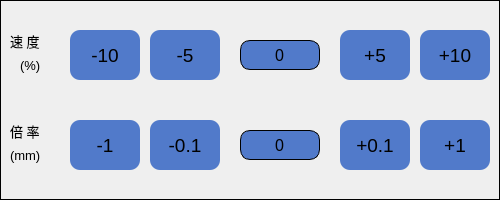
  <widget class="QGroupBox" name="groupBox">
   <property name="geometry">
    <rect>
     <x>0</x>
     <y>0</y>
     <width>500</width>
     <height>200</height>
    </rect>
   </property>
   <property name="minimumSize">
    <size>
     <width>500</width>
     <height>200</height>
    </size>
   </property>
   <property name="maximumSize">
    <size>
     <width>500</width>
     <height>200</height>
    </size>
   </property>
   <property name="styleSheet">
    <string notr="true">QGroupBox{
	border:  1px solid black;
}
</string>
   </property>
   <property name="title">
    <string/>
   </property>
   <widget class="QLabel" name="label">
    <property name="geometry">
     <rect>
      <x>10</x>
      <y>20</y>
      <width>54</width>
      <height>41</height>
     </rect>
    </property>
    <property name="font">
     <font>
      <pointsize>10</pointsize>
     </font>
    </property>
    <property name="text">
     <string>速 度</string>
    </property>
   </widget>
   <widget class="QLabel" name="label_2">
    <property name="geometry">
     <rect>
      <x>20</x>
      <y>50</y>
      <width>41</width>
      <height>31</height>
     </rect>
    </property>
    <property name="font">
     <font>
      <pointsize>10</pointsize>
     </font>
    </property>
    <property name="text">
     <string>(%)</string>
    </property>
   </widget>
   <widget class="QLabel" name="label_3">
    <property name="geometry">
     <rect>
      <x>10</x>
      <y>110</y>
      <width>54</width>
      <height>41</height>
     </rect>
    </property>
    <property name="font">
     <font>
      <pointsize>10</pointsize>
     </font>
    </property>
    <property name="text">
     <string>倍 率</string>
    </property>
   </widget>
   <widget class="QLabel" name="label_4">
    <property name="geometry">
     <rect>
      <x>10</x>
      <y>140</y>
      <width>51</width>
      <height>31</height>
     </rect>
    </property>
    <property name="font">
     <font>
      <pointsize>10</pointsize>
     </font>
    </property>
    <property name="text">
     <string>(mm)</string>
    </property>
   </widget>
   <widget class="QPushButton" name="Btn_speedMinus10">
    <property name="geometry">
     <rect>
      <x>70</x>
      <y>30</y>
      <width>70</width>
      <height>50</height>
     </rect>
    </property>
    <property name="minimumSize">
     <size>
      <width>70</width>
      <height>50</height>
     </size>
    </property>
    <property name="maximumSize">
     <size>
      <width>70</width>
      <height>50</height>
     </size>
    </property>
    <property name="font">
     <font>
      <pointsize>14</pointsize>
     </font>
    </property>
    <property name="styleSheet">
     <string notr="true">QPushButton
{
    background-color:#517ACA; 
    border-width:0px;/*边框宽度*/
    border-radius:10px; /*边框倒角*/
}
QPushButton:pressed
{
    border-style:outset; /*边框风格*/
    background-color:qlineargradient(x1: 0, y1: 0, x2: 0, y2: 1, stop:0 #00befa, stop: 1 #0160ea);/*背景色*/
    border-width:1px;/*边框宽度*/
    border-color:#0055ff; /*边框颜色*/
    border-radius:10px; /*边框倒角*/
}</string>
    </property>
    <property name="text">
     <string>-10</string>
    </property>
    <property name="iconSize">
     <size>
      <width>40</width>
      <height>40</height>
     </size>
    </property>
   </widget>
   <widget class="QPushButton" name="Btn_speedMinus5">
    <property name="geometry">
     <rect>
      <x>150</x>
      <y>30</y>
      <width>70</width>
      <height>50</height>
     </rect>
    </property>
    <property name="minimumSize">
     <size>
      <width>70</width>
      <height>50</height>
     </size>
    </property>
    <property name="maximumSize">
     <size>
      <width>70</width>
      <height>50</height>
     </size>
    </property>
    <property name="font">
     <font>
      <pointsize>14</pointsize>
     </font>
    </property>
    <property name="styleSheet">
     <string notr="true">QPushButton
{
    background-color:#517ACA; 
    border-width:0px;/*边框宽度*/
    border-radius:10px; /*边框倒角*/
}
QPushButton:pressed
{
    border-style:outset; /*边框风格*/
    background-color:qlineargradient(x1: 0, y1: 0, x2: 0, y2: 1, stop:0 #00befa, stop: 1 #0160ea);/*背景色*/
    border-width:1px;/*边框宽度*/
    border-color:#0055ff; /*边框颜色*/
    border-radius:10px; /*边框倒角*/
}</string>
    </property>
    <property name="text">
     <string>-5</string>
    </property>
    <property name="iconSize">
     <size>
      <width>40</width>
      <height>40</height>
     </size>
    </property>
   </widget>
   <widget class="QPushButton" name="Btn_speedAdd5">
    <property name="geometry">
     <rect>
      <x>340</x>
      <y>30</y>
      <width>70</width>
      <height>50</height>
     </rect>
    </property>
    <property name="minimumSize">
     <size>
      <width>70</width>
      <height>50</height>
     </size>
    </property>
    <property name="maximumSize">
     <size>
      <width>70</width>
      <height>50</height>
     </size>
    </property>
    <property name="font">
     <font>
      <pointsize>14</pointsize>
     </font>
    </property>
    <property name="styleSheet">
     <string notr="true">QPushButton
{
    background-color:#517ACA; 
    border-width:0px;/*边框宽度*/
    border-radius:10px; /*边框倒角*/
}
QPushButton:pressed
{
    border-style:outset; /*边框风格*/
    background-color:qlineargradient(x1: 0, y1: 0, x2: 0, y2: 1, stop:0 #00befa, stop: 1 #0160ea);/*背景色*/
    border-width:1px;/*边框宽度*/
    border-color:#0055ff; /*边框颜色*/
    border-radius:10px; /*边框倒角*/
}</string>
    </property>
    <property name="text">
     <string>+5</string>
    </property>
    <property name="iconSize">
     <size>
      <width>40</width>
      <height>40</height>
     </size>
    </property>
   </widget>
   <widget class="QPushButton" name="Btn_speedAdd10">
    <property name="geometry">
     <rect>
      <x>420</x>
      <y>30</y>
      <width>70</width>
      <height>50</height>
     </rect>
    </property>
    <property name="minimumSize">
     <size>
      <width>70</width>
      <height>50</height>
     </size>
    </property>
    <property name="maximumSize">
     <size>
      <width>70</width>
      <height>50</height>
     </size>
    </property>
    <property name="font">
     <font>
      <pointsize>14</pointsize>
     </font>
    </property>
    <property name="styleSheet">
     <string notr="true">QPushButton
{
    background-color:#517ACA; 
    border-width:0px;/*边框宽度*/
    border-radius:10px; /*边框倒角*/
}
QPushButton:pressed
{
    border-style:outset; /*边框风格*/
    background-color:qlineargradient(x1: 0, y1: 0, x2: 0, y2: 1, stop:0 #00befa, stop: 1 #0160ea);/*背景色*/
    border-width:1px;/*边框宽度*/
    border-color:#0055ff; /*边框颜色*/
    border-radius:10px; /*边框倒角*/
}</string>
    </property>
    <property name="text">
     <string>+10</string>
    </property>
    <property name="iconSize">
     <size>
      <width>40</width>
      <height>40</height>
     </size>
    </property>
   </widget>
   <widget class="QPushButton" name="Btn_mulAdd10">
    <property name="geometry">
     <rect>
      <x>420</x>
      <y>120</y>
      <width>70</width>
      <height>50</height>
     </rect>
    </property>
    <property name="minimumSize">
     <size>
      <width>70</width>
      <height>50</height>
     </size>
    </property>
    <property name="maximumSize">
     <size>
      <width>70</width>
      <height>50</height>
     </size>
    </property>
    <property name="font">
     <font>
      <pointsize>14</pointsize>
     </font>
    </property>
    <property name="styleSheet">
     <string notr="true">QPushButton
{
    background-color:#517ACA; 
    border-width:0px;/*边框宽度*/
    border-radius:10px; /*边框倒角*/
}
QPushButton:pressed
{
    border-style:outset; /*边框风格*/
    background-color:qlineargradient(x1: 0, y1: 0, x2: 0, y2: 1, stop:0 #00befa, stop: 1 #0160ea);/*背景色*/
    border-width:1px;/*边框宽度*/
    border-color:#0055ff; /*边框颜色*/
    border-radius:10px; /*边框倒角*/
}</string>
    </property>
    <property name="text">
     <string>+1</string>
    </property>
    <property name="iconSize">
     <size>
      <width>40</width>
      <height>40</height>
     </size>
    </property>
   </widget>
   <widget class="QPushButton" name="Btn_mulAdd1">
    <property name="geometry">
     <rect>
      <x>340</x>
      <y>120</y>
      <width>70</width>
      <height>50</height>
     </rect>
    </property>
    <property name="minimumSize">
     <size>
      <width>70</width>
      <height>50</height>
     </size>
    </property>
    <property name="maximumSize">
     <size>
      <width>70</width>
      <height>50</height>
     </size>
    </property>
    <property name="font">
     <font>
      <pointsize>14</pointsize>
     </font>
    </property>
    <property name="styleSheet">
     <string notr="true">QPushButton
{
    background-color:#517ACA; 
    border-width:0px;/*边框宽度*/
    border-radius:10px; /*边框倒角*/
}
QPushButton:pressed
{
    border-style:outset; /*边框风格*/
    background-color:qlineargradient(x1: 0, y1: 0, x2: 0, y2: 1, stop:0 #00befa, stop: 1 #0160ea);/*背景色*/
    border-width:1px;/*边框宽度*/
    border-color:#0055ff; /*边框颜色*/
    border-radius:10px; /*边框倒角*/
}</string>
    </property>
    <property name="text">
     <string>+0.1</string>
    </property>
    <property name="iconSize">
     <size>
      <width>40</width>
      <height>40</height>
     </size>
    </property>
   </widget>
   <widget class="QPushButton" name="Btn_mulMinus1">
    <property name="geometry">
     <rect>
      <x>150</x>
      <y>120</y>
      <width>70</width>
      <height>50</height>
     </rect>
    </property>
    <property name="minimumSize">
     <size>
      <width>70</width>
      <height>50</height>
     </size>
    </property>
    <property name="maximumSize">
     <size>
      <width>70</width>
      <height>50</height>
     </size>
    </property>
    <property name="font">
     <font>
      <pointsize>14</pointsize>
     </font>
    </property>
    <property name="styleSheet">
     <string notr="true">QPushButton
{
    background-color:#517ACA; 
    border-width:0px;/*边框宽度*/
    border-radius:10px; /*边框倒角*/
}
QPushButton:pressed
{
    border-style:outset; /*边框风格*/
    background-color:qlineargradient(x1: 0, y1: 0, x2: 0, y2: 1, stop:0 #00befa, stop: 1 #0160ea);/*背景色*/
    border-width:1px;/*边框宽度*/
    border-color:#0055ff; /*边框颜色*/
    border-radius:10px; /*边框倒角*/
}</string>
    </property>
    <property name="text">
     <string>-0.1</string>
    </property>
    <property name="iconSize">
     <size>
      <width>40</width>
      <height>40</height>
     </size>
    </property>
   </widget>
   <widget class="QPushButton" name="Btn_mulMinus10">
    <property name="geometry">
     <rect>
      <x>70</x>
      <y>120</y>
      <width>70</width>
      <height>50</height>
     </rect>
    </property>
    <property name="minimumSize">
     <size>
      <width>70</width>
      <height>50</height>
     </size>
    </property>
    <property name="maximumSize">
     <size>
      <width>70</width>
      <height>50</height>
     </size>
    </property>
    <property name="font">
     <font>
      <pointsize>14</pointsize>
     </font>
    </property>
    <property name="styleSheet">
     <string notr="true">QPushButton
{
    background-color:#517ACA; 
    border-width:0px;/*边框宽度*/
    border-radius:10px; /*边框倒角*/
}
QPushButton:pressed
{
    border-style:outset; /*边框风格*/
    background-color:qlineargradient(x1: 0, y1: 0, x2: 0, y2: 1, stop:0 #00befa, stop: 1 #0160ea);/*背景色*/
    border-width:1px;/*边框宽度*/
    border-color:#0055ff; /*边框颜色*/
    border-radius:10px; /*边框倒角*/
}</string>
    </property>
    <property name="text">
     <string>-1</string>
    </property>
    <property name="iconSize">
     <size>
      <width>40</width>
      <height>40</height>
     </size>
    </property>
   </widget>
   <widget class="QLineEdit" name="Edit_mul">
    <property name="geometry">
     <rect>
      <x>240</x>
      <y>130</y>
      <width>80</width>
      <height>30</height>
     </rect>
    </property>
    <property name="minimumSize">
     <size>
      <width>80</width>
      <height>30</height>
     </size>
    </property>
    <property name="maximumSize">
     <size>
      <width>80</width>
      <height>30</height>
     </size>
    </property>
    <property name="font">
     <font>
      <pointsize>12</pointsize>
     </font>
    </property>
    <property name="styleSheet">
     <string notr="true">QLineEdit
{
    background-color:#517ACA;
    border-style:solid; /*边框风格*/
    border-width:1px;/*边框宽度*/
    border-radius:10px; /*边框倒角*/
}</string>
    </property>
    <property name="text">
     <string>0</string>
    </property>
    <property name="alignment">
     <set>Qt::AlignCenter</set>
    </property>
   </widget>
   <widget class="QLineEdit" name="Edit_speed">
    <property name="geometry">
     <rect>
      <x>240</x>
      <y>40</y>
      <width>80</width>
      <height>30</height>
     </rect>
    </property>
    <property name="minimumSize">
     <size>
      <width>80</width>
      <height>30</height>
     </size>
    </property>
    <property name="maximumSize">
     <size>
      <width>80</width>
      <height>30</height>
     </size>
    </property>
    <property name="font">
     <font>
      <pointsize>12</pointsize>
     </font>
    </property>
    <property name="styleSheet">
     <string notr="true">QLineEdit
{
    background-color:#517ACA;
    border-style:solid; /*边框风格*/
    border-width:1px;/*边框宽度*/
    border-radius:10px; /*边框倒角*/
}</string>
    </property>
    <property name="text">
     <string>0</string>
    </property>
    <property name="alignment">
     <set>Qt::AlignCenter</set>
    </property>
   </widget>
  </widget>
